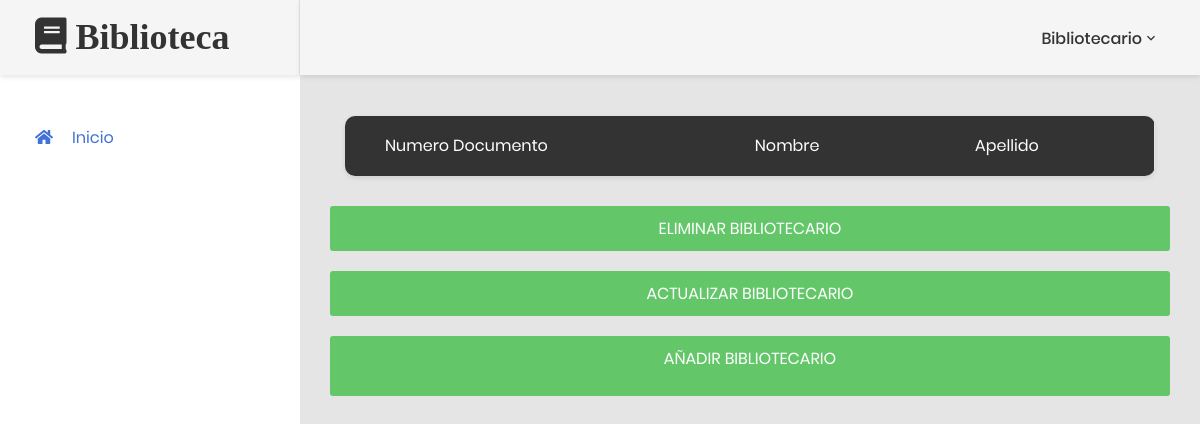
The page /gestion_Bibliotecarios.php on the database as committed earlier.
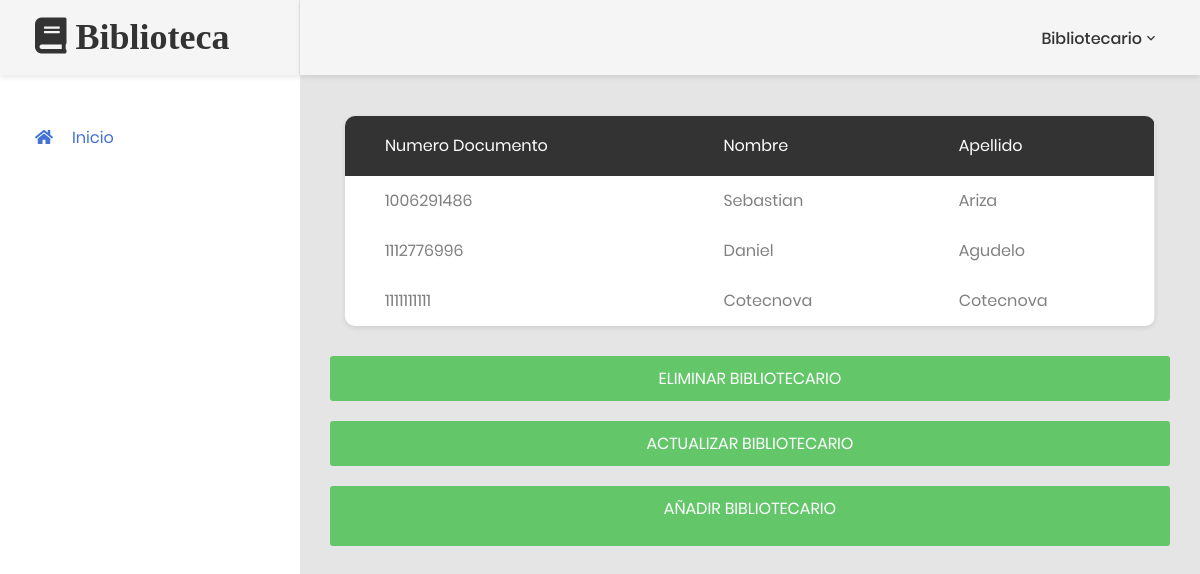
The same page on the database as committed later.
### tables this page shows
CREATE TABLE `bibliotecario` (
  `id_bibliotecario` int(11) NOT NULL,
  `nombre` varchar(45) NOT NULL,
  `apellido` varchar(45) NOT NULL,
  `numero_documento` int(11) NOT NULL,
  `Contrasena` varchar(45) NOT NULL,
  `estado_civil_id_estado` int(11) NOT NULL,
  `tipo_documento_id_tipo` int(11) NOT NULL,
  `estado` int(11) NOT NULL
);

### modelo/MySQL.php (called while the page is built, shortened)
<?php
 class MySQL{
    private $ipServidor ="localhost";
    private $usuarioBase ='root';
    private $contrasena = '';
    private $bd ='biblioteca3';
    private $conexion;
    public function conectar(){
        $this->conexion = mysqli_connect($this->ipServidor, $this->usuarioBase, $this->contrasena, $this->bd);
    return($this->conexion);
    }
    public function efectuarConsulta($consulta){
        mysqli_query($this->conexion, "SET lc_time_names = 'es_ES'" );
        mysqli_query($this->conexion, "SET NAMES 'utf8'");
        mysqli_query($this->conexion, "SET CHARACTER 'utf8'");
       $this->resultadoConsulta = mysqli_query($this->conexion, $consulta);
        return $this->resultadoConsulta;
    }
}
?>

### gestion_Bibliotecarios.php (the view, shortened to what this page needs)
<!DOCTYPE html>
<html lang="es">
<head>
    <link href="css/font-face.css" rel="stylesheet" media="all">
    <link href="vendor/font-awesome-4.7/css/font-awesome.min.css" rel="stylesheet" media="all">
    <link href="vendor/font-awesome-5/css/fontawesome-all.min.css" rel="stylesheet" media="all">
    <link href="vendor/mdi-font/css/material-design-iconic-font.min.css" rel="stylesheet" media="all">
    <link href="vendor/bootstrap-4.1/bootstrap.min.css" rel="stylesheet" media="all">
    <link href="vendor/animsition/animsition.min.css" rel="stylesheet" media="all">
    <link href="vendor/bootstrap-progressbar/bootstrap-progressbar-3.3.4.min.css" rel="stylesheet" media="all">
    <link href="vendor/wow/animate.css" rel="stylesheet" media="all">
    <link href="vendor/css-hamburgers/hamburgers.min.css" rel="stylesheet" media="all">
    <link href="vendor/slick/slick.css" rel="stylesheet" media="all">
    <link href="vendor/select2/select2.min.css" rel="stylesheet" media="all">
    <link href="vendor/perfect-scrollbar/perfect-scrollbar.css" rel="stylesheet" media="all">
    <link href="css/theme.css" rel="stylesheet" media="all">
</head>
<body class="animsition">
<?php
    require_once 'modelo/MySQL.php';
    $mysql = new MySQL;
    $mysql->conectar();
$seleccionbibliotecario =$mysql->efectuarConsulta("SELECT biblioteca3.bibliotecario.numero_documento,biblioteca3.bibliotecario.nombre,biblioteca3.bibliotecario.apellido
from bibliotecario where estado = 1");
?>
    <div class="page-wrapper">
        <?php
                    include("header_usuario_menu_lateral_bibliotecario.php");
          ?>
        <div class="page-container">
            <header class="header-desktop">
        <?php
          include("header_usuario_menu_cierre_bibliotecario.php");
          ?>
            </header>
            <div class="main-content">
                <div class="section__content section__content--p30">
                    <div class="container-fluid">
                        <div class="row">
                            <div class="col-lg-12">
                                <div class="table-responsive table--no-card m-b-30">
                                    <table class="table table-borderless table-striped table-earning">
                                        <thead>
                                            <tr>
                                                <th>Numero Documento</th>
                                                <th>Nombre</th>
                                                <th>Apellido</th>
                                            </tr>
                                        </thead>
                                         <tbody>
                                            <?php
                                           while ($resultado=mysqli_fetch_assoc($seleccionbibliotecario)) {
                                                echo '<tr>
                                                <td>'.$numero_documento=$resultado['numero_documento'].'</td>
                                                <td>'.$nombre=$resultado['nombre'].'</td>
                                                <td>'.$apellido=$resultado['apellido'].'</td>
                                                <tr>';
                                            }
                                        ?>
                                        </tbody>
                                    </table>
                                </div>
                            </div>
                             <a href="eliminar_bibliotecario.php" class="au-btn au-btn--block au-btn--green m-b-20" style="text-align: center;">Eliminar  Bibliotecario</a>
                              <a href="actualizar_bibliotecario.php" class="au-btn au-btn--block au-btn--green m-b-20" style="text-align: center;">Actualizar  Bibliotecario</a>
                               <a href="register_bibliotecario.php" class="au-btn au-btn--block au-btn--green m-b-20" style="text-align: center;">Añadir Bibliotecario</a>
                        <div class="row">
                            <div class="col-md-12">
                            </div>
                        </div>
            </div>
        </div>
    </div>
</body>
</html>

### header_usuario_menu_lateral_bibliotecario.php (shortened to what this page needs)
<aside class="menu-sidebar d-none d-lg-block">
            <div class="logo">
                <a href="#">
                    <h1 class="fas fa-book"  href="index_Bibliotecario.html"> Biblioteca</h1>
                </a>
            </div>
            <div class="menu-sidebar__content js-scrollbar1">
                <nav class="navbar-sidebar">
                    <ul class="list-unstyled navbar__list">
                        <li class="active has-sub">
                            <a class="js-arrow" href="#">
                                <i class="fas fa-home"></i>Inicio</a>
                        </li>
                    </ul>
                </nav>
            </div>
        </aside>

### header_usuario_menu_cierre_bibliotecario.php (shortened to what this page needs)
<div class="section__content section__content--p30">
                    <div class="container-fluid">
                        <div class="header-wrap">
                            <div class="header-button ">
                                <div class="account-wrap">
                                    <div class="account-item clearfix js-item-menu">
                                        <div class="content">
                                            <a class="js-acc-btn" href="#">Bibliotecario</a>
                                        </div>
                                    </div>
                                </div>
                            </div>
                        </div>
                    </div>
                </div>

Rows that differ between the two databases and show on the page:
now on this page (row edited): bibliotecario: numero_documento "1006291486", nombre "Sebastian", apellido "Ariza"
now on this page (row edited): bibliotecario: numero_documento "1112776996", nombre "Daniel", apellido "Agudelo"
now on this page (row edited): bibliotecario: numero_documento "1111111111", nombre "Cotecnova", apellido "Cotecnova"
